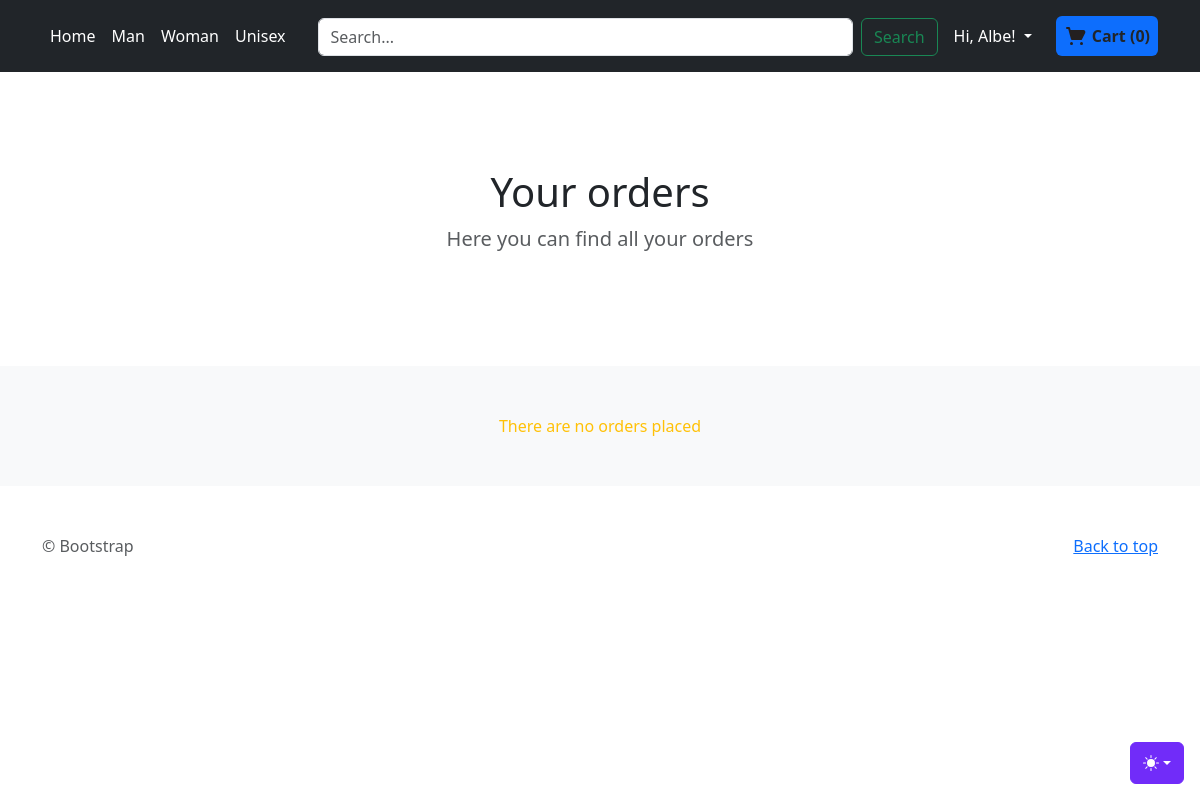
/order/orders/ (signed in), run on an earlier commit of the app's database.
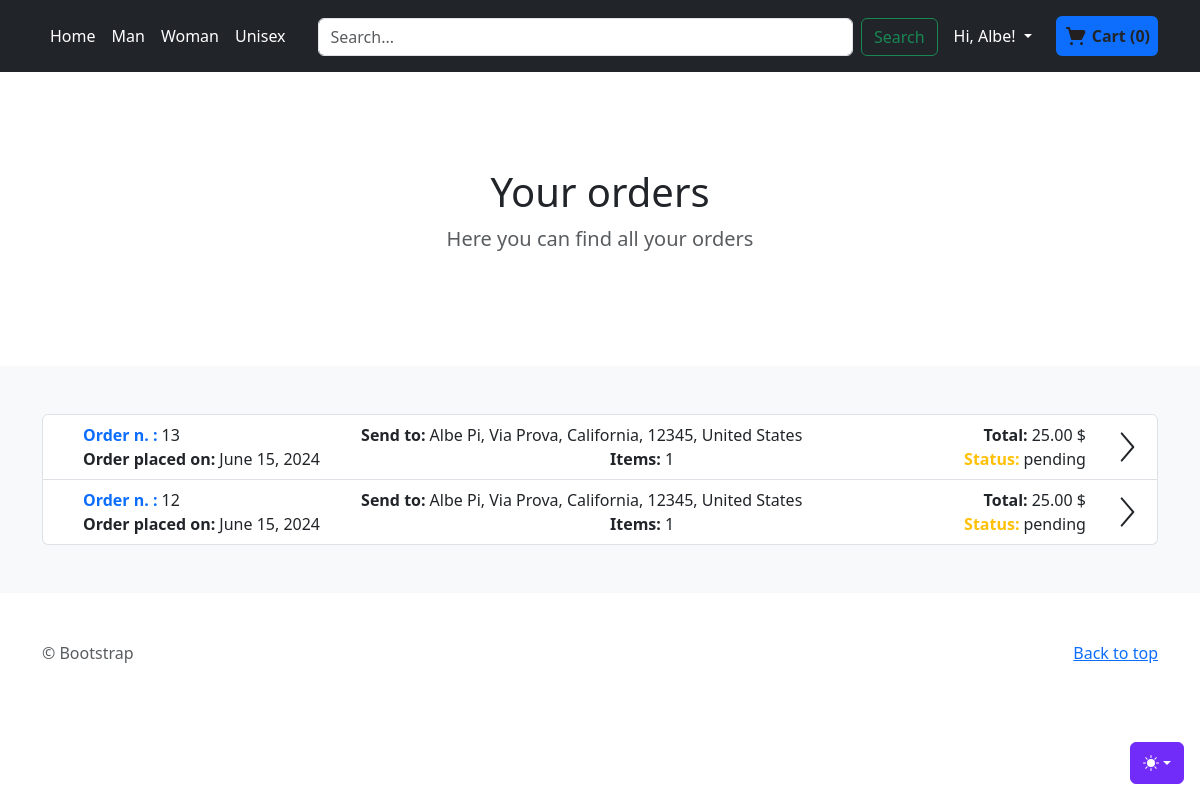
And on a later commit of the database.
### accounts/models.py (models this page shows, shortened)
class CustomUser(AbstractUser):
    def __str__(self):
        return self.username

class Address(models.Model):
    user = models.ForeignKey(CustomUser, on_delete=models.CASCADE, null=True, blank=True)
    nickname = models.CharField(max_length=255, blank=True, null=False)
    first_name_recipient = models.CharField(max_length=255, blank=True, null=True)
    last_name_recipient = models.CharField(max_length=255, blank=True, null=True)
    address1 = models.CharField(max_length=255, blank=False, null=False)
    address2 = models.CharField(max_length=255, blank=True, null=True)
    country = models.CharField(max_length=255, blank=False, null=False)
    state = models.CharField(max_length=255, blank=False, null=False)
    zip = models.CharField(max_length=20, blank=False, null=False)

### order/models.py (models this page shows, shortened)
class Order(models.Model):
    PAYMENT_METHODS = [
        ('credit', 'Credit Card'),
        ('debit', 'Debit Card'),
        ('paypal', 'PayPal')
    ]
    user = models.ForeignKey(CustomUser, on_delete=models.SET_NULL, null=True, blank=True,editable=False)
    created_at = models.DateTimeField(auto_now_add=True)
    total_products = models.PositiveIntegerField(null=False,blank=False,editable=False)
    total_price = models.DecimalField(max_digits=10, decimal_places=2,null=False,blank=False,default=0,editable=False)
    payment_method = models.CharField(max_length=20,choices=PAYMENT_METHODS,null=False,blank=False,editable=False)
    address = models.ForeignKey(Address, on_delete=models.PROTECT,null=True,blank=True)
    status = models.CharField(max_length=20, choices=OrderStatus.choices(), default=OrderStatus.PENDING.value)

### order/views.py (the view)
# urls.py: path('orders/', views.orders, name='orders'),
def orders(request):
    data_response = {
        'orders': None
    }
    if request.user.is_authenticated:
        user_id = request.user.id
        orders = Order.objects.filter(user=user_id).all().order_by('-created_at')
        data_response['orders'] = orders
    return render(request, 'order/orders.html', cart_info(request) | data_response)

### order/models.py (called while the page is built)
    def total_items(self):
        return sum(item.quantity for item in self.cartitem_set.all())

    def total_price(self):
        total = 0
        for item in self.cartitem_set.all():
            total += item.quantity * item.product.price
        return total

### order/views.py (called while the page is built, shortened)
def get_or_create_cart(request):
    if request.user.is_authenticated:
        cart, created = Cart.objects.get_or_create(user=request.user)
    return cart

def get_cart_products(cart):
    cart_items = CartItem.objects.filter(cart=cart).select_related('product')
    cart_products = [
        {
            'product_id': item.product.id,
            'name': item.product.title,
            'price': item.product.price,
            'quantity': item.quantity,
            'size': item.product.size.size_name,
            'color': item.product.color.color_name
        } for item in cart_items
    ]
    return cart_products

def cart_info(request):
    cart = get_or_create_cart(request)
    data_response = {
        'cart_products': get_cart_products(cart),
        'total_items': cart.total_items(),
        'total_price': cart.total_price()
    }
    return data_response

### templates/order/orders.html (shortened to what this page needs)
{% extends 'store/index.html' %}
{% load static %}
{% block categories %}
  <section class="py-5 text-center container">
        <div class="row py-lg-5">
      <div class="col-lg-6 col-md-8 mx-auto">
        <h1 class="fw-light">{% block section_title %}Your orders {% endblock section_title %}</h1>
        <p class="lead text-body-secondary">{% block section_par %}Here you can find all your orders{% endblock section_par %}</p>
      </div>
    </div>
  </section>
{% endblock categories %}
{% block content %}
    {% if orders %}
        <div class="list-group">
        {% for order in orders %}
          <a href="{% url 'order:order-detail' order.id %}" class="list-group-item list-group-item-action">
          <div class="d-flex justify-content-between align-items-center">
              <div class="w-100">
                  <div class="d-flex justify-content-between flex-wrap">
                              <div class="mx-4 d-flex">
                                  <span class="me-1 text-primary fw-bold">Order n. :</span>
                                  <span class="" > {{ order.id }}</span>
                              </div>
                              <div class="mx-4 d-flex align-items-center">
                                  <span class="me-1 fw-bold">Send to: </span>
                                  <span class="">{{ order.address.first_name_recipient }} {{ order.address.last_name_recipient }},
                                  {{ order.address.address1 }}, {% if order.address.address2 %}{{ order.address.address2 }},{% endif %}
                                  {{ order.address.state }}, {{ order.address.zip }}, {{ order.address.country }}</span>
                              </div>
                                <div class="mx-4 d-flex">
                                  <span class="me-1 fw-bold">Total:</span>
                                  <span class=""> {{ order.total_price }} $</span>
                              </div>
                          </div>
                  <div class="d-flex justify-content-between flex-wrap">
                              <div class="mx-4 d-flex">
                                  <span class="me-1 fw-bold">Order placed on:</span>
                                  <span class="" > {{ order.created_at.date }}</span>
                              </div>
                              <div class="mx-4 d-flex">
                                  <span class="me-1 fw-bold">Items:</span>
                                  <span class=""> {{ order.total_products }}</span>
                              </div>
                              <div class="mx-4 d-flex">
                                  <span class="me-1 text-warning fw-bold">Status:</span>
                                  <span class="" > {{ order.status }}</span>
                              </div>
                          </div>
              </div>
              <svg id="i-chevron-right" xmlns="http://www.w3.org/2000/svg" viewBox="0 0 32 32" width="32" height="32" fill="none" stroke="currentcolor" stroke-linecap="round" stroke-linejoin="round" stroke-width="2">
                <path d="M12 30 L24 16 12 2" />
              </svg>
          </div>
          </a>
        {% endfor %}
        </div>
    {% else %}
        <div class="text-center text-warning">
        There are no orders placed
        </div>
    {% endif %}
{% endblock content %}

### templates/store/index.html (shortened to what this page needs)
{% load static %}
<!doctype html>
<html lang="en" data-bs-theme="auto">
  <head><script src="{% static 'assets/js/color-modes.js' %}"></script>
    <link rel="stylesheet" href="https://cdn.jsdelivr.net/npm/@docsearch/css@3">
<link href="{%  static 'assets/dist/css/bootstrap.min.css' %}" rel="stylesheet">
<link href="{%  static 'assets/dist/css/store.css' %}" rel="stylesheet">
  </head>
  <body>
    <div class="dropdown position-fixed bottom-0 end-0 mb-3 me-3 bd-mode-toggle">
      <button class="btn btn-bd-primary py-2 dropdown-toggle d-flex align-items-center"
              id="bd-theme"
              type="button"
              aria-expanded="false"
              data-bs-toggle="dropdown"
              aria-label="Toggle theme (auto)">
        <svg class="bi my-1 theme-icon-active" width="1em" height="1em"><use href="#circle-half"></use></svg>
      </button>
    </div>
  <header class="p-3 text-bg-dark">
    <div class="container">
      <div class="d-flex flex-wrap align-items-center justify-content-between">
        <ul class="nav col-12 col-lg-auto mb-2 justify-content-center mb-md-0">
            <li><a href="{% url 'store:home' %}" class="nav-link px-2 text-white">Home</a></li>
            <li><a href="{% url 'store:gender-store' 'Male' %}" class="nav-link px-2 text-white">Man</a></li>
            <li><a href="{% url 'store:gender-store' 'Female' %}" class="nav-link px-2 text-white">Woman</a></li>
            <li><a href="{% url 'store:gender-store' 'Unisex' %}" class="nav-link px-2 text-white">Unisex</a></li>
        </ul>
        <form method="GET" action="{% url 'store:search' %}" class="m-auto col-lg-auto mb-3 mb-lg-0 me-lg-3 flex-grow-1 mx-4" role="search">
            <div class="d-flex">
                <input class="form-control me-2" type="search" placeholder="Search..." aria-label="Search" name="searched">
                <button class="btn btn-outline-success" type="submit">Search</button>
            </div>
        </form>
      <div class="m-auto d-flex justify-content-between align-items-center">
          {% if user.is_authenticated %}
            <div class="dropdown text-end me-4">
          <a href="#" class="d-block link-body-emphasis text-decoration-none dropdown-toggle text-white" data-bs-toggle="dropdown" aria-expanded="false">
              {% if user.first_name %}
                Hi, {{ user.first_name }}!
              {% else %}
                Hi, {{ user.username }}!
              {% endif %}
          </a>
        </div>
          {% endif %}
<div class="d-flex justify-content-center align-items-center rounded bg-primary p-2">
    <a href="{% url 'order:cart-overview' %}" class="d-flex justify-content-center text-decoration-none align-items-center" style="width: 100%; height: 100%;">
        <span class="ml-1 fw-bold text-dark" id="cart-total">
            Cart ({{ total_items }})
        </span>
    </a>
</div>
      </div>
      </div>
    </div>
  </header>
<main>
    {% block categories %}{% endblock categories %}
  <div class="album py-5 bg-body-tertiary">
    <div class="container">
        {% block content %}{% endblock content %}
    </div>
  </div>
</main>
<footer class="text-body-secondary py-5">
  <div class="container">
    <p class="float-end mb-1">
      <a href="#">Back to top</a>
    </p>
    <p class="mb-1"> &copy; Bootstrap</p>
  </div>
</footer>
    </body>
</html>

### templates/store/index.html (style rules this page uses)
.bi { vertical-align: -.125em; fill: currentColor; }
.btn-bd-primary { --bd-violet-bg: #712cf9; --bd-violet-rgb: 112.520718, 44.062154, 249.437846; --bs-btn-font-weight: 600; --bs-btn-color: var(--bs-white); --bs-btn-bg: var(--bd-violet-bg); --bs-btn-border-color: var(--bd-violet-bg); --bs-btn-hover-color: var(--bs-white); --bs-btn-hover-bg: #6528e0; --bs-btn-hover-border-color: #6528e0; --bs-btn-focus-shadow-rgb: var(--bd-violet-rgb); --bs-btn-active-color: var(--bs-btn-hover-color); --bs-btn-active-bg: #5a23c8; --bs-btn-active-border-color: #5a23c8; }
.bd-mode-toggle { z-index: 1500; }

What changed in the data, as far as the page shows it:
added Order: id "13", address.first_name_recipient "Albe", address.last_name_recipient "Pi", address.address1 "Via Prova", address.state "California", address.zip "12345", address.country "United States", total_price "25.00", created_at "June 15, 2024", total_products "1", status "pending"
added Order: id "12", address.first_name_recipient "Albe", address.last_name_recipient "Pi", address.address1 "Via Prova", address.state "California", address.zip "12345", address.country "United States", total_price "25.00", created_at "June 15, 2024", total_products "1", status "pending"
Also different on the page:
text no longer shown: "There are no orders placed"
